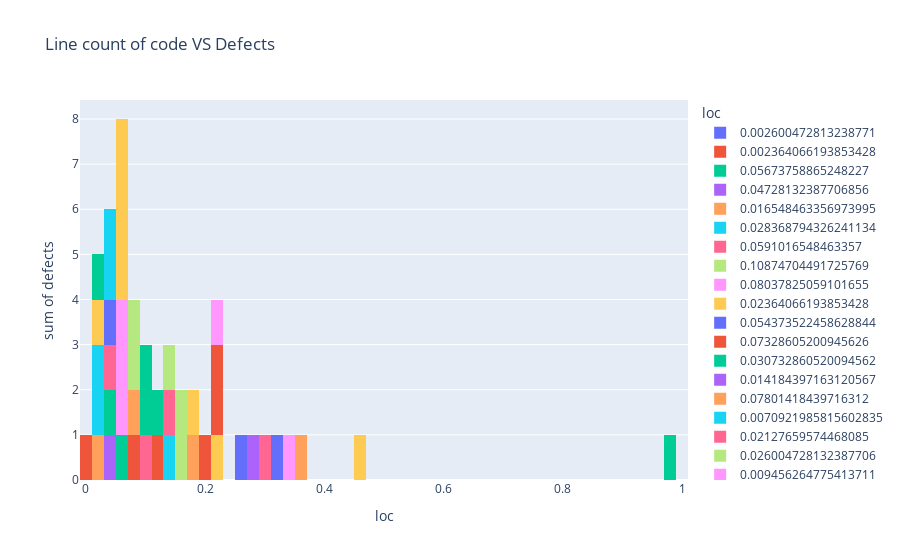

Source (notebook cell):
### Code cell
fig = plty.histogram(df, x="loc", y="defects", color="loc",title="Line count of code VS Defects")
fig.show()
